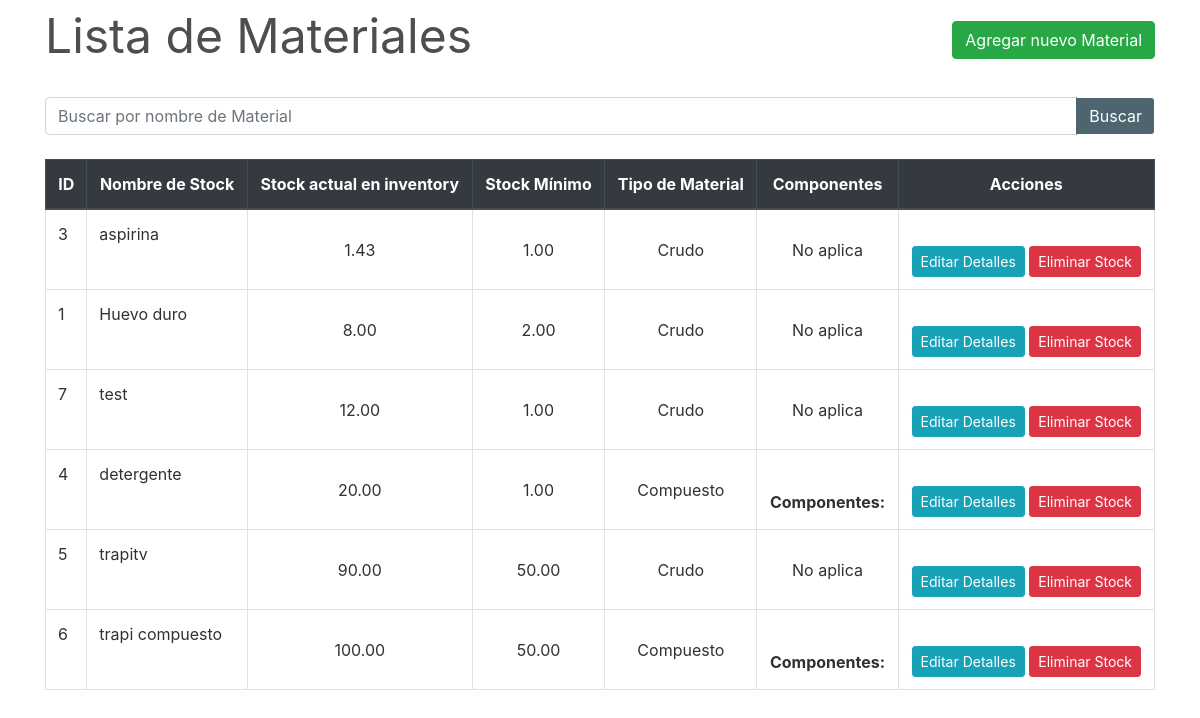
Screenshot of /inventory/ with the database file from the repository.
### inventory/models.py (models this page shows, shortened)
class Stock(models.Model):
    id = models.AutoField(primary_key=True)
    name = models.CharField(max_length=30, unique=True)
    category = models.CharField(
        max_length=50,
        choices=[
            ('Limpiadores varios', 'Limpiadores varios'),
            ('Productos para piscinas', 'Productos para piscinas'),
            ('Higiene personal', 'Higiene personal'),
            ('Desodorantes de piso', 'Desodorantes de piso'),
            ('Ceras de pisos', 'Ceras de pisos'),
            ('Perfumes de telas', 'Perfumes de telas'),
            ('Lavado de ropas', 'Lavado de ropas'),
            ('Envases y afines', 'Envases y afines'),
            ('Difusores ambientales', 'Difusores ambientales'),
            ('Productos para autos', 'Productos para autos'),
            ('Escencias de perfumes y desodorantes', 'Escencias de perfumes y desodorantes')
        ]
    )
    quantity = models.DecimalField(max_digits=10, decimal_places=2, default=0)
    min_stock = models.DecimalField(max_digits=10, decimal_places=2, default=0)
    is_composite = models.BooleanField(default=False)
    parent_material = models.ForeignKey(
        'self',
        on_delete=models.SET_NULL,
        null=True,
        blank=True,
        related_name='submaterials',
        help_text="Define si este material es un submaterial de otro"
    )
    is_deleted = models.BooleanField(default=False)

### inventory/views.py (the view)
class StockListView(FilterView):
    filterset_class = StockFilter
    queryset = Stock.objects.filter(is_deleted=False).order_by('quantity')
    template_name = 'inventory.html'
    paginate_by = 10
    def get_context_data(self, **kwargs):
        context = super().get_context_data(**kwargs)
        context["low_stock_items"] = Stock.objects.filter(quantity__lte=F('min_stock'))
        return context

### inventory/templates/inventory.html (shortened to what this page needs)
{% extends "base.html" %}
{% load widget_tweaks %}
{% block content %}
<div class="row" style="color: #4e4e4e; font-style: bold; font-size: 3rem;">
    <div class="col-md-8">Lista de Materiales</div>
    <div class="col-md-4">
        <div style="float:right;">
            <a class="btn btn-success" href="{% url 'new-stock' %}">Agregar nuevo Material</a>
        </div>
    </div>
</div>
<div style="border-bottom: 1px solid white;"></div>
<br>
<table class="table table-css table-bordered table-hover">
    <form method="get">
        <div class="input-group search">
            {% render_field filter.form.name class="form-control textinput" placeholder="Buscar por nombre de Material" %}
            <div class="input-group-append">
               <button type="submit" class="btn btn-pink"> Buscar </button>
            </div>
        </div>
    </form>
    <br>
    <thead class="thead-dark align-middle">
        <tr>
            <th>ID</th>
            <th>Nombre de Stock</th>
            <th>Stock actual en inventory</th>
            <th>Stock Mínimo</th>
            <th>Tipo de Material</th>
            <th>Componentes</th>
            <th>Acciones</th>
        </tr>
    </thead>
    {% if object_list %}
    <tbody>
        {% for stock in object_list %}
            <tr>
                <td>{{ stock.id }}</td>
                <td>{{ stock.name }}</td>
                <td class="align-middle">{{ stock.quantity }}</td>
                <td class="align-middle">{{ stock.min_stock }}</td>
                <td class="align-middle">
                    {% if stock.is_composite %}
                        Compuesto
                    {% else %}
                        Crudo
                    {% endif %}
                </td>
                <td class="align-middle">
                    {% if stock.is_composite %}
                        <br>
                        <strong>Componentes:</strong>
                    {% else %}
                        No aplica
                    {% endif %}
                </td>
                <td class="align-middle">
                    <br>
                    <a href="{% url 'edit-stock' stock.pk %}" class="btn btn-info btn-sm">Editar Detalles</a>
                    <a href="{% url 'delete-stock' stock.pk %}" class="btn btn-danger btn-sm">Eliminar Stock</a>
                </td>
            </tr>
        {% endfor %}
    </tbody>
</table>
{% else %}
    <tbody></tbody>
    </table>
    <div style="color: #575757; font-style: bold; font-size: 1.5rem; text-align: center;">
        Los registros están vacíos. Intente agregar algunos.
    </div>
{% endif %}
{% endblock content %}

### homepage/static/css/main.css (style rules this page uses)
body, html { height: 100%; }
a { color: #55b159; }
.table-css { color: #313131; }
.align-middle { text-align: center; }
.textinput { background-color: #ffffff; color: black; }
.btn-pink { color: #fff; background-color: #4e6570; border-color: #fff; border-left-color: #4e6570; }

### rows the page displays
Stock: id "3", name "aspirina", quantity "1.43", min_stock "1.00", is_composite "Crudo"
Stock: id "1", name "Huevo duro", quantity "8.00", min_stock "2.00", is_composite "Crudo"
Stock: id "7", name "test", quantity "12.00", min_stock "1.00", is_composite "Crudo"
Stock: id "4", name "detergente", quantity "20.00", min_stock "1.00", is_composite "Compuesto", shows "Componentes:"
Stock: id "5", name "trapitv", quantity "90.00", min_stock "50.00", is_composite "Crudo"
Stock: id "6", name "trapi compuesto", quantity "100.00", min_stock "50.00", is_composite "Compuesto", shows "Componentes:"
